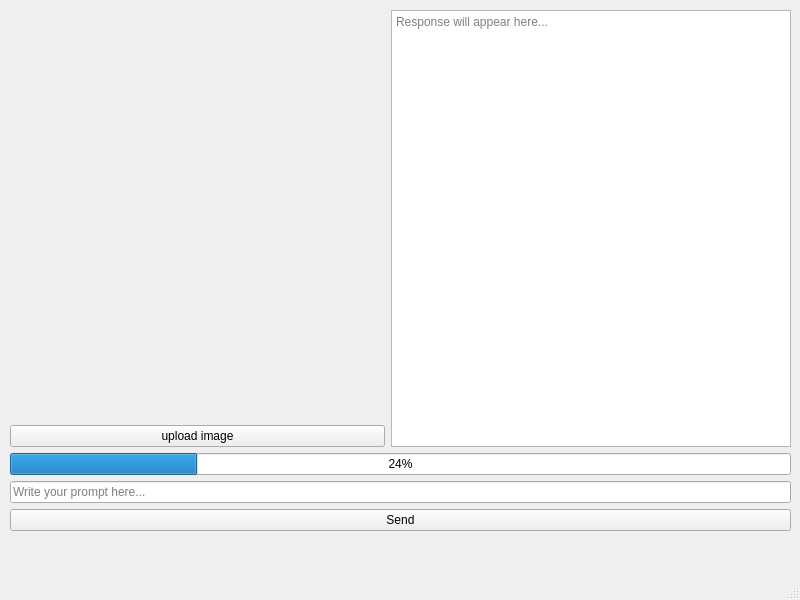
<?xml version="1.0" encoding="UTF-8"?>
<ui version="4.0">
 <class>MainWindow</class>
 <widget class="QMainWindow" name="MainWindow">
  <property name="geometry">
   <rect>
    <x>0</x>
    <y>0</y>
    <width>800</width>
    <height>600</height>
   </rect>
  </property>
  <property name="windowTitle">
   <string>MainWindow</string>
  </property>
  <widget class="QWidget" name="centralwidget">
   <widget class="QWidget" name="verticalLayoutWidget">
    <property name="geometry">
     <rect>
      <x>10</x>
      <y>10</y>
      <width>781</width>
      <height>521</height>
     </rect>
    </property>
    <layout class="QVBoxLayout" name="verticalLayout">
     <item>
      <layout class="QVBoxLayout" name="verticalLayout_2">
       <item>
        <layout class="QHBoxLayout" name="horizontalLayout">
         <item>
          <layout class="QVBoxLayout" name="verticalLayout_3">
           <item>
            <widget class="QLabel" name="image_label">
             <property name="text">
              <string/>
             </property>
            </widget>
           </item>
           <item>
            <widget class="QPushButton" name="upload_image_button">
             <property name="text">
              <string>upload image</string>
             </property>
            </widget>
           </item>
          </layout>
         </item>
         <item>
          <widget class="QTextEdit" name="response_textEdit">
           <property name="maximumSize">
            <size>
             <width>400</width>
             <height>16777215</height>
            </size>
           </property>
           <property name="readOnly">
            <bool>true</bool>
           </property>
           <property name="textInteractionFlags">
            <set>Qt::TextSelectableByKeyboard|Qt::TextSelectableByMouse</set>
           </property>
           <property name="placeholderText">
            <string>Response will appear here...</string>
           </property>
          </widget>
         </item>
        </layout>
       </item>
      </layout>
     </item>
     <item>
      <widget class="QProgressBar" name="progressBar">
       <property name="value">
        <number>24</number>
       </property>
      </widget>
     </item>
     <item>
      <widget class="QLineEdit" name="prompt_lineEdit">
       <property name="styleSheet">
        <string notr="true">background-color; gray</string>
       </property>
       <property name="placeholderText">
        <string>Write your prompt here...</string>
       </property>
      </widget>
     </item>
     <item>
      <widget class="QPushButton" name="send_Button">
       <property name="text">
        <string>Send</string>
       </property>
      </widget>
     </item>
    </layout>
   </widget>
  </widget>
  <widget class="QMenuBar" name="menubar">
   <property name="geometry">
    <rect>
     <x>0</x>
     <y>0</y>
     <width>800</width>
     <height>24</height>
    </rect>
   </property>
  </widget>
  <widget class="QStatusBar" name="statusbar"/>
 </widget>
 <resources/>
 <connections/>
</ui>
